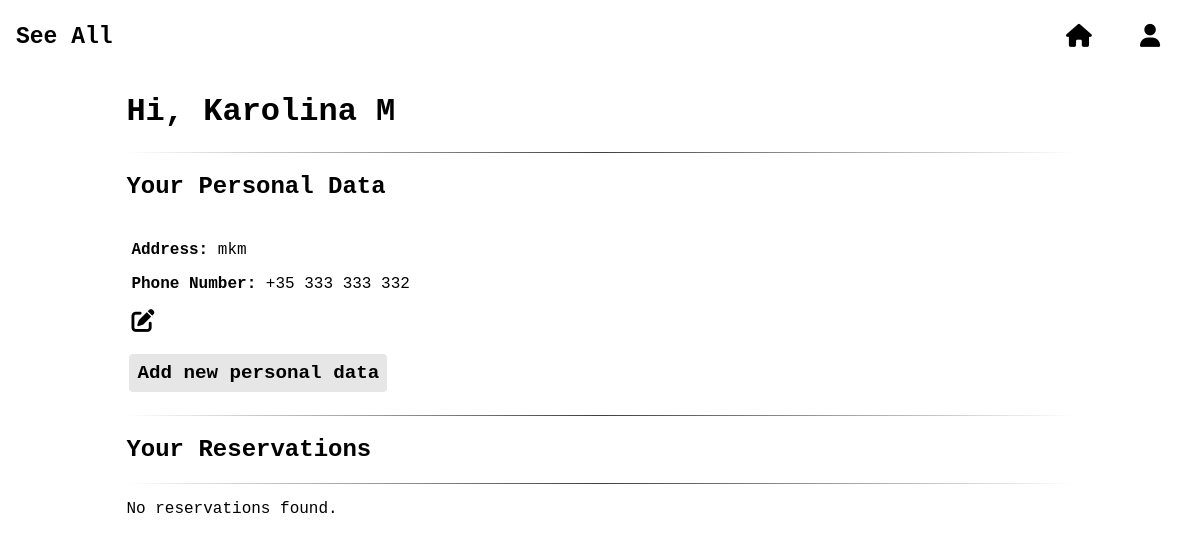
Page /view_personal_data/ (signed in) on the earlier database version.
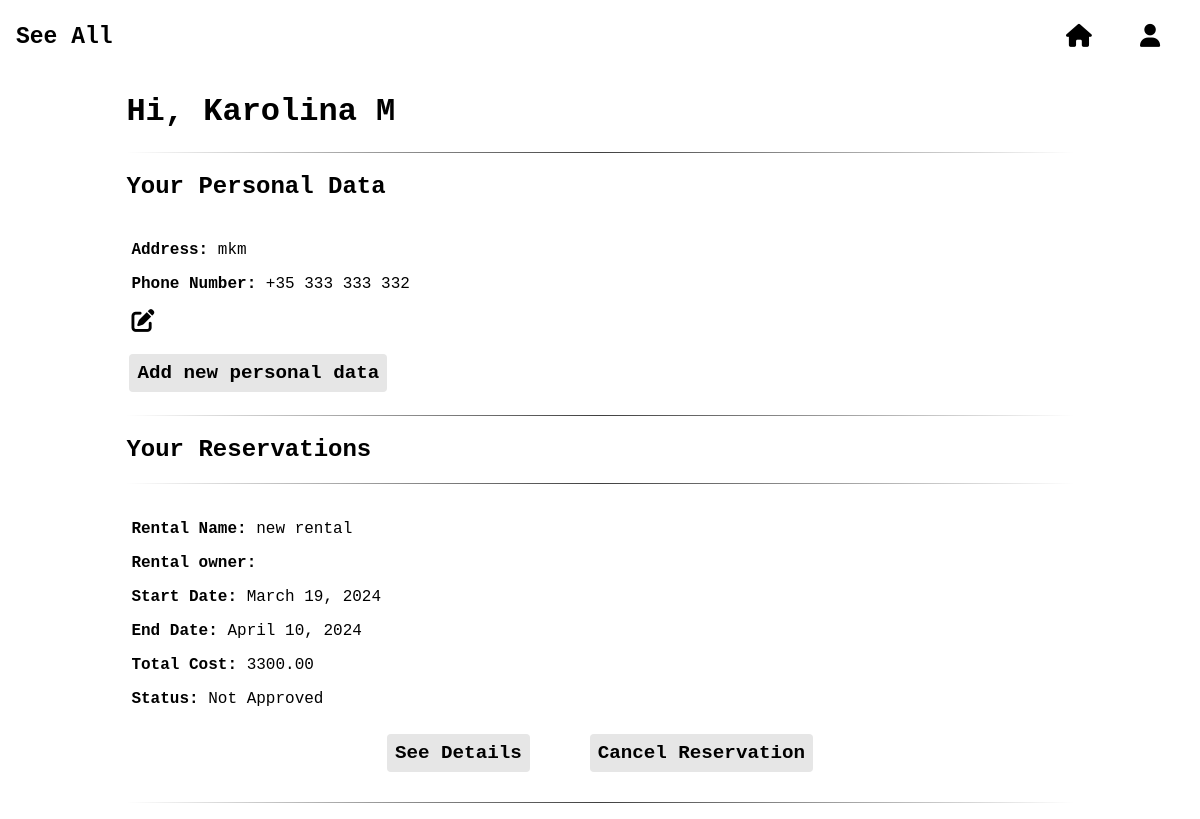
Same page on the later database version.
### accounts/models.py (models this page shows, shortened)
class UserProfile(models.Model):
    user = models.OneToOneField(User, on_delete=models.CASCADE)
    activation_token = models.UUIDField(default=uuid.uuid4)
    first_name = models.CharField(max_length=100)
    surname = models.CharField(max_length=100)

class PersonalData(models.Model):
    user = models.ForeignKey(User, on_delete=models.CASCADE, related_name='personal_data')
    address = models.CharField(max_length=255)
    phone_number = models.CharField(max_length=20)

### add_rentals/models.py (models this page shows, shortened)
class Reservation(models.Model):
    rental = models.ForeignKey(Rental, on_delete=models.CASCADE)
    user = models.ForeignKey(User, on_delete=models.CASCADE)
    start_date = models.DateField()
    end_date = models.DateField()
    approved = models.BooleanField(default=False)

class Rental(models.Model):
    user = models.ForeignKey(User, on_delete=models.CASCADE)
    name = models.CharField(max_length=50)
    description = models.TextField(max_length=400)
    number_of_rooms = models.IntegerField()
    number_of_bathrooms = models.IntegerField()
    price_per_night = models.DecimalField(max_digits=6, decimal_places=2)
    max_guests = models.IntegerField()
    number_of_beds = models.IntegerField()
    address_city = models.CharField(max_length=50)
    address_street = models.CharField(max_length=50)

### accounts/views.py (the view)
# urls.py: path('view_personal_data/', views.view_personal_data, name='view_personal_data'),
@login_required
def view_personal_data(request):
    user_data = PersonalData.objects.filter(user=request.user)
    user_reservations = Reservation.objects.filter(user=request.user)
    for reservation in user_reservations:
        duration = (reservation.end_date - reservation.start_date).days
        reservation.total_cost = reservation.rental.price_per_night * duration
    return render(request, 'view_personal_data.html', {
        'user_data': user_data,
        'user_reservations': user_reservations
    })

### accounts/templates/view_personal_data.html (shortened to what this page needs)
{% load static %}
<!DOCTYPE html>
<html>
<head>
    <link rel="stylesheet" href="https://cdnjs.cloudflare.com/ajax/libs/font-awesome/6.1.1/css/all.min.css">
    <link rel="stylesheet" href="{% static 'css/header.css' %}">
    <link rel="stylesheet" href="{% static 'css/manage_account.css' %}">
</head>
 <header>
        {% include 'header.html' %}
    </header>
<body>
    <div class="main-container">
        {% with request.user.userprofile as profile %}
            <h1>Hi, {{ profile.first_name }} {{ profile.surname }}</h1>
        {% endwith %}
        <hr>
        <h2>Your Personal Data</h2>
        {% for data in user_data %}
            <div class="personal-data">
                {% if data.address %}
                    <p><strong>Address:</strong> {{ data.address }}</p>
                {% endif %}
                {% if data.phone_number %}
                    <p><strong>Phone Number:</strong> {{ data.phone_number }}</p>
                {% endif %}
                <a href="{% url 'edit_personal_data' data.id %}" class="edit-data-btn" style="color: black">
                    <i class="fa fa-edit"></i></a>
            </div>
        {% empty %}
            <p>No personal data found.</p>
        {% endfor %}
        <a href="{% url 'add_personal_data' %}" class="add-data-btn">Add new personal data</a>
        <hr>
        <h2>Your Reservations</h2>
        <hr>
       <div class="reservation-list">
            {% for reservation in user_reservations %}
                <div class="reservation">
                    <p><strong>Rental Name:</strong> {{ reservation.rental.name }}</p>
                    <p><strong>Rental owner:</strong> {{ reservation.rental.user.first_name }} {{ reservation.rental.user.surname }}</p>
                    <p><strong>Start Date:</strong> {{ reservation.start_date }}</p>
                    <p><strong>End Date:</strong> {{ reservation.end_date }}</p>
                    <p><strong>Total Cost:</strong> {{ reservation.total_cost }}</p>
                    <p><strong>Status:</strong> {{ reservation.approved|yesno:"Approved,Not Approved" }}</p>
                <div class="buttons-div">
                    <a href="{% url 'one_rental' reservation.rental.id %}" class="see-more-btn">See Details</a>
                    <form method="post" action="{% url 'cancel_reservation' reservation.id %}">
                        <button type="submit" class="cancel-btn">Cancel Reservation</button>
                    </form>
                </div>
                </div>
                <hr>
            {% empty %}
                <p>No reservations found.</p>
            {% endfor %}
        </div>
    </div>
</body>
</html>

### accounts/templates/header.html (shortened to what this page needs)
<div class="normal-header">
    <button id='left-button' onclick="location.href='{% url 'all_rentals' %}';"> See All</button>
    <button onclick="location.href='{% url 'home' %}';"><i class="fa fa-home"></i></button>
    {% if user.is_authenticated %}
        <div class="dropdown">
            <button class="dropbtn"><i class="fa fa-user"></i></button>
        </div>
    {% else %}
        <button onclick="location.href='{% url 'login' %}';"><i class="fa fa-sign-in-alt"></i></button>
    {% endif %}
</div>

### static/css/header.css (style rules this page uses)
.normal-header, .header-with-gradient { position: fixed !important; padding: 16px; margin: 0; color: black; display: flex; justify-content: flex-end; transition: all 0.5s ease-in-out; top: 0 !important; left: 0; right: 0; z-index: 999; background-color: white; }
#left-button { background-color: transparent; color: black; padding: 8px 16px; border: none; border-radius: 4px; cursor: pointer; display: inline-flex; align-items: center; transition: all 0.5s ease-in-out !important; margin-left: 3px; margin-right: 3px; font-family: "Courier", monospace; font-weight: 900; font-size: 23px; position: absolute; left: 5px; }
#left-button:not(:has(i)) { padding: 8px; }
button { background-color: transparent; color: black; padding: 8px 16px; border: none; border-radius: 4px; cursor: pointer; display: inline-flex; align-items: center; transition: all 0.5s ease-in-out !important; margin-left: 3px; margin-right: 3px; font-family: "Courier", monospace; font-weight: 900; font-size: 23px; }
button i { color: black; margin-right: 5px; margin-left: 5px; }
button:not(:has(i)) { padding: 8px; }
.fa { font-size: 23px; }
.dropdown { position: relative; display: inline-block; transition: all 0.5s ease-in-out; }
.dropdown .dropbtn { background-color: transparent; color: black; padding: 8px 16px; font-size: 18px; border: none; cursor: pointer; transition: all 0.5s ease-in-out; }

### static/css/manage_account.css (style rules this page uses)
html { font-family: "Courier", monospace; }
html body { margin-top: 4.5em; display: flex; flex-direction: column; align-items: center; }
html body .main-container { width: 80%; }
html body .main-container .personal-data, html body .main-container .reservation { background-color: #fff; padding: 5px; margin-bottom: 15px; margin-top: 15px; }
html body .main-container .personal-data .buttons-div, html body .main-container .reservation .buttons-div { display: flex; flex-direction: row; align-items: center; justify-content: center; }
html body .see-more-btn, html body .cancel-btn { background-color: transparent; color: black; padding: 8px 16px; border: none; border-radius: 4px; cursor: pointer; display: inline-flex; align-items: center; transition: all 0.5s ease-in-out !important; margin-left: 3px; margin-right: 3px; font-family: "Courier", monospace; font-weight: 900; font-size: 23px; text-decoration: none; font-size: 1.2em; margin: 10px 30px; background-color: #e6e6e6; }
html body .see-more-btn:not(:has(i)), html body .cancel-btn:not(:has(i)) { padding: 8px; }
html body .add-data-btn { background-color: transparent; color: black; padding: 8px 16px; border: none; border-radius: 4px; cursor: pointer; display: inline-flex; align-items: center; transition: all 0.5s ease-in-out !important; margin-left: 3px; margin-right: 3px; font-family: "Courier", monospace; font-weight: 900; font-size: 23px; text-decoration: none; font-size: 1.2em; background-color: #e6e6e6; margin-bottom: 15px; }
html body .add-data-btn:not(:has(i)) { padding: 8px; }
hr { border: 0; height: 1px; background-image: linear-gradient(to right, rgba(0, 0, 0, 0), rgba(0, 0, 0, 0.75), rgba(0, 0, 0, 0)); }

Differences in the rows shown:
added Reservation: rental.name "new rental", start_date "March 19, 2024", end_date "April 10, 2024", total_cost "3300.00", approved "Not Approved"
Other differences:
text no longer shown: "No reservations found."
